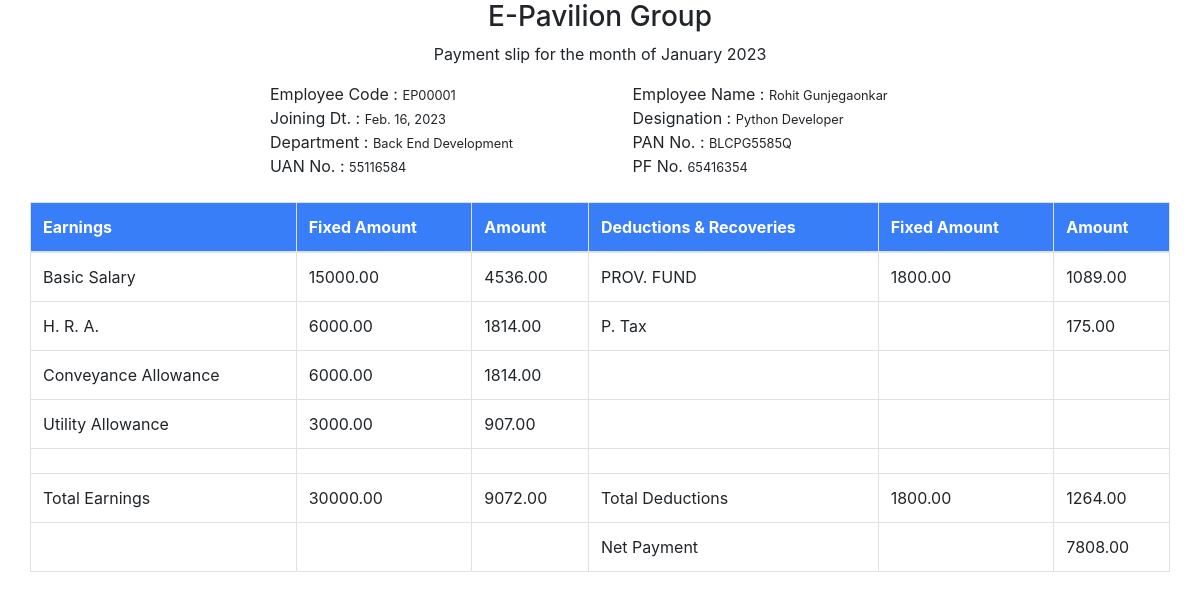
The page /accounts/self-salary/1/ on the database as committed earlier.
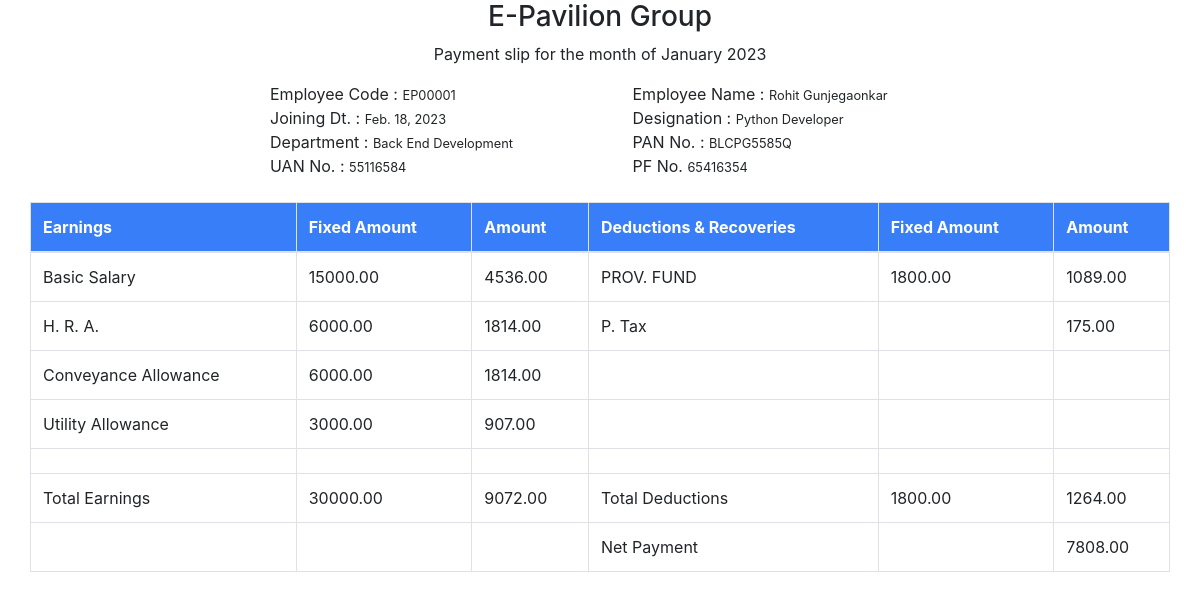
The same page on the database as committed later.
### account/models.py (models this page shows, shortened)
class UserBasicDetails(models.Model):
    emp_user = models.OneToOneField(User, on_delete=models.CASCADE, related_name='user_basics')
    designation = models.ForeignKey(Designation, on_delete=models.CASCADE, to_field='designation_name',related_name='user_designation_details', null=True)
    department = models.ForeignKey(Department, on_delete=models.CASCADE, to_field='department_name',related_name='user_department_details', null=True)
    shift_details = models.ForeignKey(UserShiftDetails, on_delete=models.CASCADE, to_field='shift_name',related_name='user_shift_details', null=True)
    date_of_joining = models.DateField(auto_now=True, null=True)
    salary = models.DecimalField(max_digits=10, decimal_places=2, null=True)
    uan_number = models.BigIntegerField(null=True)
    pf_number = models.CharField(max_length=10, null=True)
    experience_status = models.CharField (choices=(("Fresher", "Fresher"), ("Experienced", "Experienced")), max_length=50, null=True)
    is_salaried = models.BooleanField(default=True)   #if salaried is True deduction part for employee will be calculated eg. PF.
    is_active = models.BooleanField(default=True)
    is_approved = models.BooleanField(default=False)
    is_verify = models.BooleanField(default=False)
    is_requested = models.BooleanField(default=False)
    created_by = models.ForeignKey(User, on_delete=models.CASCADE, related_name='employee_created_by', null=True)
    approved_by = models.ForeignKey(User, on_delete=models.CASCADE, related_name='employee_approved_by', null=True)
    is_completed_basic_details = models.BooleanField(default=False)
    created_at = models.DateTimeField(auto_now_add=True)
    updated_at = models.DateTimeField(auto_now=True)

class Designation(models.Model):
    designation_name = models.CharField(max_length=100, unique=True)
    created_at = models.DateTimeField(auto_now_add=True)
    updated_at = models.DateTimeField(auto_now=True)

class Department(models.Model):
    department_name = models.CharField(max_length=100, unique=True)
    created_at = models.DateTimeField(auto_now_add=True)
    updated_at = models.DateTimeField(auto_now=True)

### account/account_views/self_services/self_salary.py (the view)
# urls.py: path("self-salary/<int:pk>/", SalarySlip.as_view(), name="salary_slip"),
class SalarySlip(View):
    def get (self, request, pk):
        month_attendance_counter(user_id= request.user.id, month_name = 0)
        salary_slip(user_id = request.user.id , month_name = 0)
        salary_details = Salary.objects.get(id = pk)
        emp_id = salary_details.emp_user_id
        basic_details = UserBasicDetails.objects.get(emp_user_id=emp_id)
        additional_details = UserAdditionalDetail.objects.get(emp_user_id=emp_id)
        user_sal = Decimal(basic_details.salary)
        month_format = salary_details.month.month_name[0:-4] + ' ' + salary_details.month.month_name[-4:]
        gross_sal = round((user_sal/Decimal(1.12)), 2)
        if gross_sal<=15000:
            gross_sal = gross_sal
        else:
            gross_sal = user_sal - 1800
        if basic_details.is_salaried == False:
            gross_sal = user_sal
        basic = round((Decimal(0.50) * user_sal), 2)
        hra = round((Decimal(0.20) * user_sal), 2)
        conveyance = round((Decimal(0.20) * user_sal), 2)
        utility = round((Decimal(0.10) * user_sal), 2)
        if gross_sal>=15000:
            pf_employee_1 = round (Decimal(1800), 2)
        else:
            pf_employee_1 = round((gross_sal * Decimal(0.12)), 2)
        data = {
            "salary_details": salary_details,
            "basic_details" : basic_details,
            "additional_details": additional_details,
            'basic_salary1': basic,
            'hra1': hra,
            'conveyance_allowance1': conveyance,
            'utility_allowance1': utility,
            'gross1': gross_sal,
            'pf_employee1': pf_employee_1,
            'current_month': month_format
              }
        return render(request, "account/self_services/salary_slip.html", data)

### account/account_views/dependencies/basic_functions.py (called while the page is built, shortened)
def month_attendance_counter (user_id, month_name = 0):
    if User.objects.filter(id=user_id).exists() == False:
        return None

def salary_slip (user_id, month_name = 0):
    if User.objects.filter(id=user_id).exists() == False:
        return None

### templates/account/self_services/salary_slip.html (shortened to what the changed rows need)
<!DOCTYPE html>
<html>
<head>
</head>
<link rel="stylesheet" href="https://cdn.jsdelivr.net/npm/bootstrap@4.3.1/dist/css/bootstrap.min.css">
<body>
  <div class="container mt-3 mb-5">
    <div class="row">
        <div class="col-md-12">
            <div class="row " >
                <div class="col-md-10" style="padding-left:15rem;">
                    <div class="row">
                        <div class="col-md-6">
                            <div> <span class="fw-bolder">Joining Dt. :</span> <small class="ms-3">{{basic_details.date_of_joining}}</small> </div>
                        </div>
                        <div class="col-md-6">
                            <div> <span class="fw-bolder">Designation :</span> <small class="ms-3">{{basic_details.designation.designation_name}}</small> </div>
                        </div>
                    </div>
                    <div class="row">
                        <div class="col-md-6">
                            <div> <span class="fw-bolder">Department : </span> <small class="ms-3">{{basic_details.department.department_name}}</small> </div>
                        </div>
                    </div>
                    <div class="row">
                        <div class="col-md-6">
                            <div> <span class="fw-bolder">UAN No. :</span> <small class="ms-3">{{basic_details.uan_number}}</small></div>
                        </div>
                        <div class="col-md-6">
                            <div> <span class="fw-bolder">PF No.</span> <small class="ms-3">{{basic_details.pf_number}}</small> </div>
                        </div>
                    </div>
                </div>
<table class="mt-4 table table-bordered">
  <thead class="text-white" style="background:#387EF9;">
  <tr>
    <th>Earnings</th>
    <th>Fixed Amount</th>
    <th>Amount</th>
    <th>Deductions & Recoveries</th>
    <th>Fixed Amount</th>
    <th>Amount</th>
  </tr>
  </thead>
  <tr>
    <td>Total Earnings</td>
    <td>{{gross1}}</td>
    <td>{{salary_details.gross_salary}}</td>
    <td>Total Deductions</td>
    <td>{{pf_employee1}}</td>
    <td>{{salary_details.deductions}}</td>
  </tr>
</table>
</body>
</html>

Rows that differ between the two databases and show on the page:
changed UserBasicDetails "Python Developer": date_of_joining "Feb. 16, 2023" → "Feb. 18, 2023"
